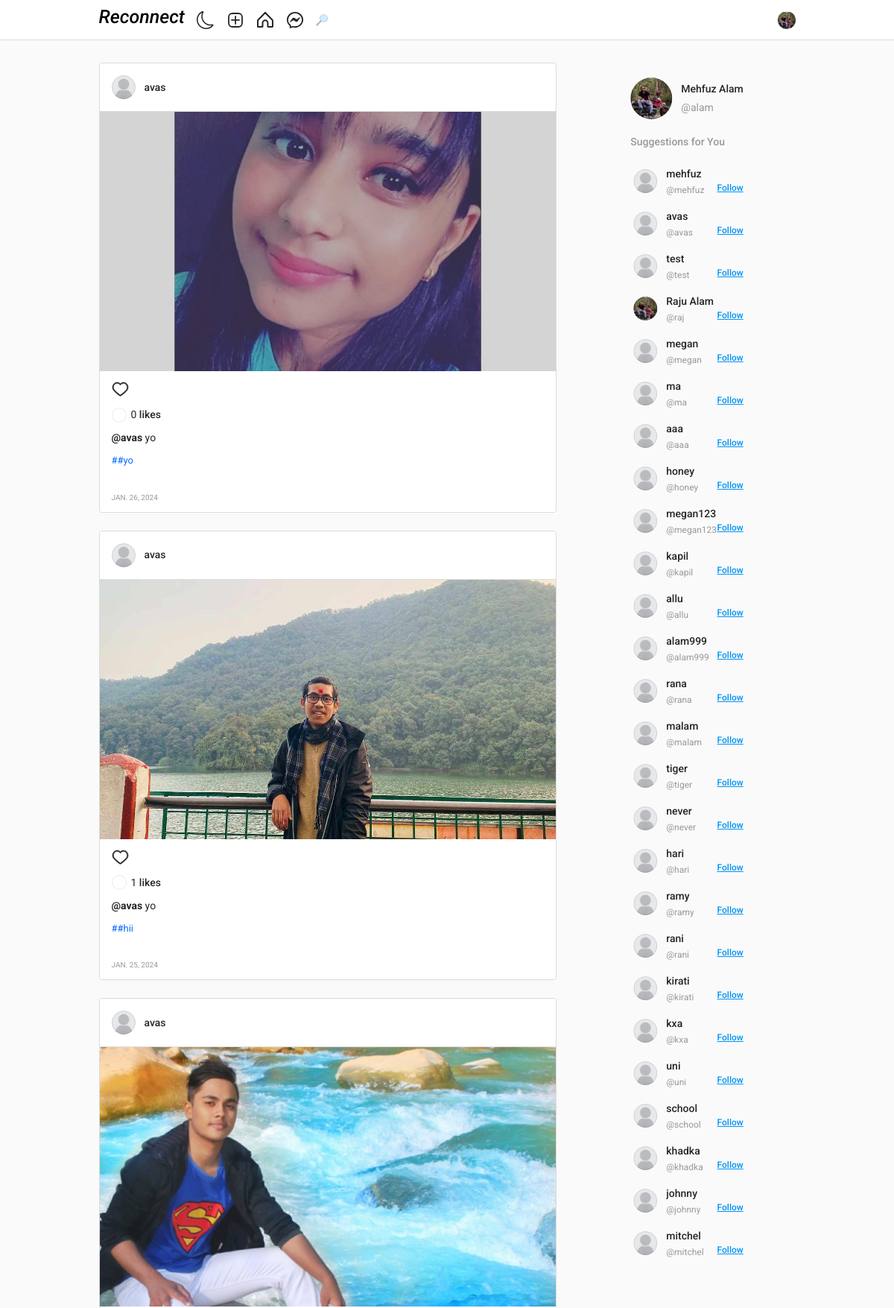
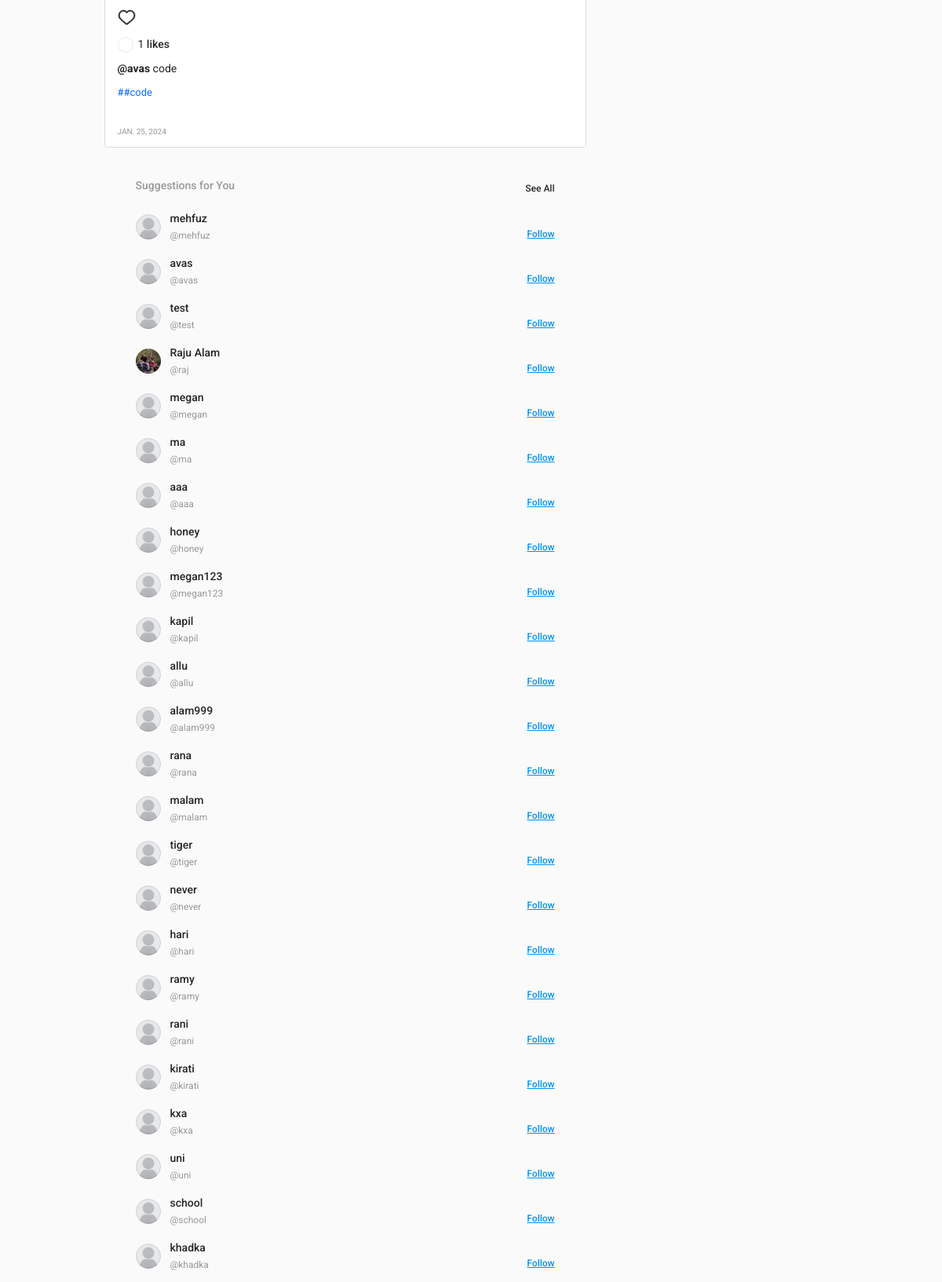
The app's page / (signed in, upper part) with its own data (2 pictures, top to bottom).
### authy/models.py (models this page shows, shortened)
class Profile(models.Model):
    user = models.OneToOneField(User, related_name='profile', on_delete=models.CASCADE)
    image = models.ImageField(upload_to="profile_pciture", null=True, default="default.jpg")
    first_name = models.CharField(max_length=200, null=True, blank=True)
    last_name = models.CharField(max_length=200, null=True, blank=True)
    bio = models.CharField(max_length=200, null=True, blank=True)
    location = models.CharField(max_length=200, null=True, blank=True)
    url = models.URLField(max_length=200, null=True, blank=True)
    favourite = models.ManyToManyField(Post, blank=True)

### post/models.py (models this page shows, shortened)
class Post(models.Model):
    id = models.UUIDField(primary_key=True, default=uuid.uuid4, editable=False)
    picture = models.ImageField(upload_to=user_directory_path, verbose_name="Picture")
    caption = models.CharField(max_length=10000, verbose_name="Caption")
    posted = models.DateField(auto_now_add=True)
    tags = models.ManyToManyField(Tag, related_name="tags")
    user = models.ForeignKey(User, on_delete=models.CASCADE)
    likes = models.IntegerField(default=0)

class Tag(models.Model):
    title = models.CharField(max_length=75, verbose_name='Tag')
    slug = models.SlugField(null=False, unique=True, default=uuid.uuid1)
    class Meta:
        verbose_name = 'Tag'
        verbose_name_plural = 'Tags'
    def get_absolute_url(self):
        return reverse('tags', args=[self.slug])
    def __str__(self):
        return self.title

### post/views.py (the view)
# urls.py: path('', index, name='index'),
@login_required
def index(request):
    user = request.user
    user = request.user
    all_users = User.objects.all()
    follow_status = Follow.objects.filter(following=user, follower=request.user).exists()
    profile = Profile.objects.all()
    posts = Stream.objects.filter(user=user)
    group_ids = []
    for post in posts:
        group_ids.append(post.post_id)
    post_items = Post.objects.filter(id__in=group_ids).all().order_by('-posted')
    query = request.GET.get('q')
    if query:
        users = User.objects.filter(Q(username__icontains=query))
        paginator = Paginator(users, 6)
        page_number = request.GET.get('page')
        users_paginator = paginator.get_page(page_number)
    context = {
        'post_items': post_items,
        'follow_status': follow_status,
        'profile': profile,
        'all_users': all_users,
    }
    return render(request, 'index.html', context)

### templates/index.html (shortened to what this page needs)
{% extends 'base.html' %}
{% load static %}
{% block content %}
    <main class="main-container">
        <section class="content-container">
            <div class="content">
                <div class="posts">
                    {% for post in post_items %}
                    <article class="post">
                        <div class="post__header">
                                <div class="post__profile">
                                    {% if post.user.profile.image %}
                                    <a href="{{post.user.profile.image.url}}" class="post__avatar">
                                        <img src="{{post.user.profile.image.url}}" alt="User Picture">
                                    </a>
                                    {% endif %}
                                    <a href="{{post.user.username}}" class="post__user">{{ post.user.username }}</a>
                                </div>
                        </div>
                        <div class="post__content">
                            <div class="post__medias">
                                <a href="{% url 'post-details' post.id %}"><img class="post__media" src="{{ post.picture.url }}" alt="Post Content" style="width: 700px; height: 348px; object-fit: cover;"></a>
                            </div>
                        </div>
                        <div class="post__footer">
                            <div class="post__buttons">
                              <a href="{% url 'post-details' post.id %}" class="post__button">
                                </a>
                            </div>
                            <div class="post__infos">
                                <div class="post__likes">
                                    <a href="#" class="post__likes-avatar">
                                    </a>
                                    <span>{{post.likes}} <a class="post__name--underline" href="#">likes</a> <a href="#"></a></span>
                                </div>
                                <div class="post__description">
                                    <span>
                                        <a class="post__name--underline" href="#"><b>@{{post.user.username}}</b></a>
                                        {{post.caption}}
                                    </span>
                                </div>
                                <p style="font-size: 13px;">{% for tag in post.tags.all %}
                                    <a href="{{ tag.get_absolute_url }}" style="text-decoration: none;">
                                        #{{ tag }}
                                    </a>
                                    {% endfor %}
                                </p>
                                <span class="post__date-time">{{post.posted}}</span>
                            </div>
                        </div>
                    </article>
                    {% endfor %}
                    <div class="side-menu__suggestions-content" style="padding: 0 40px;">
                        <div class="side-menu__suggestions-header">
                       <h2>Suggestions for You</h2>
                       <button>See All</button>
                   </div>
                       {% for user in all_users %}
                       {% if request.user.username != user.username %}
                       <div class="side-menu__suggestion">
                           <a href="{% url 'profile' user %}" class="side-menu__suggestion-avatar">
                               <img src="{{user.profile.image.url}}" alt="User Picture">
                           </a>
                           <div class="side-menu__suggestion-info">
                               {% if user.profile.first_name %}
                               <a href="{% url 'profile' user %}">{{user.profile.first_name|title}} {{user.profile.last_name|title}}</a>
                               {% else %}
                               <a href="{% url 'profile' user %}">{{user.username}}</a>
                               {% endif %}
                               <span>@{{user.username}}</span>
                           </div>
                           {% if follow_status == True %}
                           <a href="{% url 'follow' user 0 %}" class="side-menu__suggestion-button"><br>Follow</a>
                           {% else %}
                           <a href="{% url 'follow' user 1 %}" class="side-menu__suggestion-button" ><br>Follow</a>
                           {% endif %}
                       </div>
                       {% endif %}
                       {% endfor %}
                   </div>
               </div>
           </div>
            <section class="side-menu">
                <div class="side-menu__user-profile">
                    <a href="#" target="_blank" class="side-menu__user-avatar">
                        <img src="{{ request.user.profile.image.url }}" alt="User Picture">
                    </a>
                    <div class="side-menu__user-info">
                        {% if user.profile.first_name %}
                        <a href="{{request.user.username}}">{{request.user.profile.first_name|title }} {{request.user.profile.last_name|title }}</a>
                        {% else %}
                        <a href="{{request.user.username}}">{{user.username}}</a>
                        {% endif %}
                        <span>@{{request.user.username}}</span>
                    </div>
                </div>
                <div class="side-menu__suggestions-section">
                    <div class="side-menu__suggestions-header">
                        <h2>Suggestions for You</h2><br>
                    </div>
                    <div class="side-menu__suggestions-content">
                        {% for user in all_users %}
                            {% if request.user.username != user.username %}
                            <div class="side-menu__suggestion">
                                <a href="{% url 'profile' user %}" class="side-menu__suggestion-avatar">
                                    <img src="{{user.profile.image.url}}" alt="User Picture">
                                </a>
                                <div class="side-menu__suggestion-info">
                                    {% if user.profile.first_name %}
                                    <a href="{% url 'profile' user %}">{{user.profile.first_name|title}} {{user.profile.last_name|title}}</a>
                                    {% else %}
                                    <a href="{% url 'profile' user %}">{{user.username}}</a>
                                    {% endif %}
                                    <span>@{{user.username}}</span>
                                </div>
                                {% if follow_status == True %}
                                <a href="{% url 'follow' user 0 %}" class="side-menu__suggestion-button"><br>Follow</a>
                                {% else %}
                                <a href="{% url 'follow' user 1 %}" class="side-menu__suggestion-button"><br>Follow</a>
                                {% endif %}
                            </div>
                            {% endif %}
                        {% endfor %}
                    </div>
                </div>
            </section>
{% endblock content %}

### templates/base.html (shortened to what this page needs)
{% load static %}
<!DOCTYPE html>
<html lang="en">
<head>
    <link rel="stylesheet" href="https://cdn.jsdelivr.net/npm/bootstrap-icons@1.8.1/font/bootstrap-icons.css">
    <link href="https://cdn.jsdelivr.net/npm/bootstrap@5.1.3/dist/css/bootstrap.min.css" rel="stylesheet">
    <link rel="stylesheet" type="text/css" href="{% static 'assets1/style.css' %}">
</head>
<body>
    <header class="header">
        <nav class="header__content">
            <div class="header__buttons">
                    <h1  style="font-size: 25px; color: black; font-style: italic;">Reconnect</h1>
                <button class="header__theme-button" title="Toggle Theme">
                </button>
                <div class="header__buttons header__buttons--desktop">
                    <a href="{% url 'newpost' %}">
                    </a>
                    <a href="{% url 'index' %}">
                    </a>
                    <a href="{% url 'message' %}">
                    </a>
                    <a href="{% url 'search-users' %}">
                </a>
                </div>
            </div>
            <button class="profile-button">
                <a href="{% url 'profile' request.user %}">
                    <div class="profile-button__picture">
                        <img src="{{request.user.profile.image.url}}" alt="User Picture">
                    </div>
                </a>
            </button>
        </nav>
    </header>
    {% block content %}
    {% endblock content %}
            </section>
    </main>
</body>
</html>

### records on screen
Post: user.profile.image (placeholder picture), user.username "avas", picture (picture), likes "0", caption "yo", posted "JAN. 26, 2024"
Tag: title "#yo"
Post: user.profile.image (placeholder picture), user.username "avas", picture (picture), likes "1", caption "yo", posted "JAN. 25, 2024"
Tag: title "#hii"
Post: user.profile.image (placeholder picture), user.username "avas", picture (picture), likes "1", caption "code", posted "JAN. 25, 2024"
Tag: title "#code"

### other values on screen
{{ user.username }} "mehfuz"
{{ user.username }} "avas"
{{ user.username }} "test"
{{ user.profile.first_name|title }} "Raju"
{{ user.profile.last_name|title }} "Alam"
{{ user.username }} "raj"
{{ user.username }} "megan"
{{ user.username }} "ma"
{{ user.username }} "aaa"
{{ user.username }} "honey"
{{ user.username }} "megan123"
{{ user.username }} "kapil"
{{ user.username }} "allu"
{{ user.username }} "alam999"
{{ user.username }} "rana"
